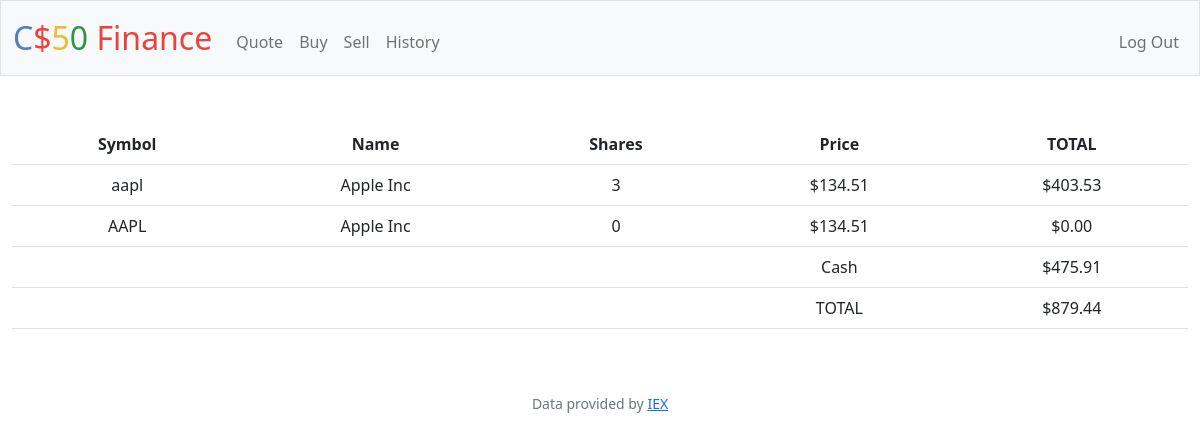
/ (signed in), run on the app's committed database.
### tables this page shows
CREATE TABLE 'Transactions' (
    id INTEGER PRIMARY KEY AUTOINCREMENT,
    user_id INTEGER NOT NULL,
    name TEXT NOT NULL,
    shares INTEGER NOT NULL,'price' NUMERIC NOT NULL,
    symbol TEXT NOT NULL,
    time TIMESTAMP DEFAULT CURRENT_TIMESTAMP,
    FOREIGN KEY(user_id) REFERENCES users(id)
    );

CREATE TABLE users (id INTEGER PRIMARY KEY AUTOINCREMENT NOT NULL, username TEXT NOT NULL, hash TEXT NOT NULL, cash NUMERIC NOT NULL DEFAULT 10000.00);

### app.py (the view)
@app.route("/")
@login_required
def index():
    user_id = session["user_id"]
    data = db.execute("SELECT * FROM transactions WHERE user_id = ?", user_id)
    total = 0
    for row in data:
        total = total + (row["shares"]*row["price"])
    cash = db.execute("SELECT cash FROM users WHERE id=?", user_id)[0]["cash"]
    total = total + cash
    return render_template("index.html", data=data, cash=cash, total=total)
    return apology("TODO")

### app.py (called while the page is built)
@app.after_request
def after_request(response):
    response.headers["Cache-Control"] = "no-cache, no-store, must-revalidate"
    response.headers["Expires"] = 0
    response.headers["Pragma"] = "no-cache"
    return response

### helpers.py (called while the page is built)
def login_required(f):
    @wraps(f)
    def decorated_function(*args, **kwargs):
        if session.get("user_id") is None:
            return redirect("/login")
        return f(*args, **kwargs)
    return decorated_function

def usd(value):
    return f"${value:,.2f}"

### templates/index.html (shortened to what this page needs)
{% extends "layout.html" %}
{% block main %}
<table class="table">
    <thead>
      <tr>
        <th scope="col">Symbol</th>
        <th scope="col">Name</th>
        <th scope="col">Shares</th>
        <th scope="col">Price</th>
        <th scope="col">TOTAL</th>
      </tr>
      {% for row in data %}
      <tr>
        <td>{{row["symbol"]}}</td>
        <td>{{row["name"]}}</td>
        <td>{{row["shares"]}}</td>
        <td>{{row["price"] | usd}}</td>
        <td>{{(row["shares"] * row["price"])| usd}}</td>
      </tr>
      {% endfor %}
      <tr>
        <td></td>
        <td></td>
        <td></td>
        <td>Cash</td>
        <td>{{cash | usd}}</td>
      </tr>
      <tr>
        <td></td>
        <td></td>
        <td></td>
        <td>TOTAL</td>
        <td>{{ total | usd}}</td>
      </tr>
    </thead>
  </table>
{% endblock %}

### data on the page
Transactions: symbol "aapl", name "Apple Inc", shares "3", price "$134.51", (row['shares']*row['price'])|usd "$403.53"
Transactions: symbol "AAPL", name "Apple Inc", shares "0", price "$134.51", (row['shares']*row['price'])|usd "$0.00"
users: cash "$475.91"

### other printed values
{{ total | usd }} "$879.44"
